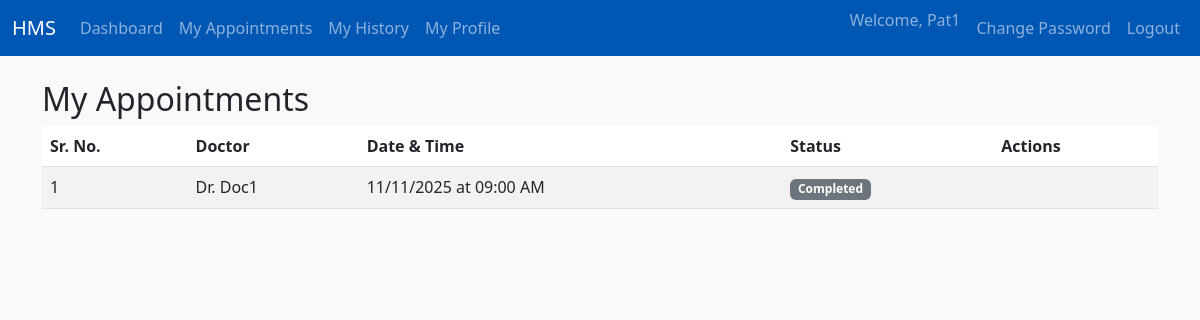
The page /patient/my_appointments (signed in) on the database its author committed.
### models/models.py (models this page shows)
class User(db.Model, UserMixin):
    id = db.Column(db.Integer, primary_key=True)
    username = db.Column(db.String(150), unique=True, nullable=False)
    password = db.Column(db.String(150), nullable=False)
    role = db.Column(db.String(50), nullable=False)
    is_blacklisted = db.Column(db.Boolean, default=False, nullable=False)

class Appointment(db.Model):
    id = db.Column(db.Integer, primary_key=True)
    patient_id = db.Column(db.Integer, db.ForeignKey('patient.id'), nullable=False)
    doctor_id = db.Column(db.Integer, db.ForeignKey('doctor.id'), nullable=False)
    date = db.Column(db.Date, nullable=False)
    time = db.Column(db.Time, nullable=False)
    status = db.Column(db.String(50), nullable=False, default='Booked')
    patient = db.relationship('Patient', backref='appointments')
    doctor = db.relationship('Doctor', backref='appointments')

class Doctor(db.Model):
    id = db.Column(db.Integer, primary_key=True)
    user_id = db.Column(db.Integer, db.ForeignKey('user.id'), nullable=False)
    name = db.Column(db.String(100), nullable=False)
    specialization_id = db.Column(db.Integer, db.ForeignKey('department.id'), nullable=False)
    availability = db.Column(db.JSON, nullable=True)
    experience = db.Column(db.Integer, nullable=True)
    qualifications = db.Column(db.String(255), nullable=True)
    profile_picture = db.Column(db.String(255), nullable=True, default='default.jpg')
    user = db.relationship('User', backref=db.backref('doctor', uselist=False))
    specialization = db.relationship('Department', backref='doctors')

### controllers/patient_controller.py (the view)
@patient_bp.route('/my_appointments')
def my_appointments():
    patient = Patient.query.filter_by(user_id=current_user.id).first()
    appointments = Appointment.query.filter_by(patient_id=patient.id).order_by(Appointment.date.desc()).all()
    return render_template('my_appointments.html', appointments=appointments)

### controllers/patient_controller.py (called while the page is built)
@patient_bp.before_request
@login_required
def check_is_patient():
    if current_user.role != 'patient': return "Unauthorized", 403

### templates/my_appointments.html (shortened to what this page needs)
{% extends "base.html" %}
{% block content %}
    <h2>My Appointments</h2>
    <table class="table table-striped">
        <thead>
            <tr>
                <th>Sr. No.</th>
                <th>Doctor</th>
                <th>Date & Time</th>
                <th>Status</th>
                <th>Actions</th>
            </tr>
        </thead>
        <tbody>
            {% for app in appointments %}
            <tr>
                <td>{{ loop.index }}</td>
                <td>Dr. {{ app.doctor.name }}</td>
                <td>{{ app.date.strftime('%d/%m/%Y') }} at {{ app.time.strftime('%I:%M %p') }}</td>
                <td><span class="badge bg-{{ 'success' if app.status == 'Booked' else 'secondary' }}">{{ app.status }}</span></td>
                <td>
                </td>
            </tr>
            {% else %}
            <tr><td colspan="6" class="text-center">You have no appointments.</td></tr>
            {% endfor %}
        </tbody>
    </table>
{% endblock %}

### templates/base.html (shortened to what this page needs)
<!DOCTYPE html>
<html lang="en">
<head>
    <link href="https://cdn.jsdelivr.net/npm/bootstrap@5.3.0/dist/css/bootstrap.min.css" rel="stylesheet">
    <link rel="stylesheet" href="{{ url_for('static', filename='css/style.css') }}">
</head>
<body>
    <nav class="navbar navbar-expand-lg navbar-dark bg-primary">
        <div class="container-fluid">
            <a class="navbar-brand" href="{{ url_for('auth.home') }}">HMS</a>
            <div class="collapse navbar-collapse" id="navbarNav">
                <ul class="navbar-nav me-auto mb-2 mb-lg-0">
                    {% if current_user.is_authenticated %}
                        {% if current_user.role == 'admin' %}
                            <li class="nav-item"><a class="nav-link" href="{{ url_for('admin.dashboard') }}">Dashboard</a></li>
                            <li class="nav-item"><a class="nav-link" href="{{ url_for('admin.manage_departments') }}">Departments</a></li>
                            <li class="nav-item"><a class="nav-link" href="{{ url_for('admin.analytics') }}">Analytics</a></li>
                        {% elif current_user.role == 'doctor' %}
                            <li class="nav-item"><a class="nav-link" href="{{ url_for('doctor.dashboard') }}">Dashboard</a></li>
                            <li class="nav-item"><a class="nav-link" href="{{ url_for('doctor.availability') }}">My Availability</a></li>
                        {% elif current_user.role == 'patient' %}
                            <li class="nav-item"><a class="nav-link" href="{{ url_for('patient.dashboard') }}">Dashboard</a></li>
                            <li class="nav-item"><a class="nav-link" href="{{ url_for('patient.my_appointments') }}">My Appointments</a></li>
                            <li class="nav-item"><a class="nav-link" href="{{ url_for('patient.history') }}">My History</a></li>
                            <li class="nav-item"><a class="nav-link" href="{{ url_for('patient.profile') }}">My Profile</a></li>
                        {% endif %}
                    {% endif %}
                </ul>
                <ul class="navbar-nav ms-auto">
                    {% if current_user.is_authenticated %}
                        <li class="nav-item"><span class="navbar-text me-2">Welcome, {{ current_user.username }}</span></li>
                        <li class="nav-item"><a class="nav-link" href="{{ url_for('auth.change_password') }}">Change Password</a></li>
                        <li class="nav-item"><a class="nav-link" href="{{ url_for('auth.logout') }}">Logout</a></li>
                    {% else %}
                        <li class="nav-item"><a class="nav-link" href="{{ url_for('auth.login') }}">Login</a></li>
                        <li class="nav-item"><a class="nav-link" href="{{ url_for('auth.signup') }}">Register</a></li>
                    {% endif %}
                </ul>
            </div>
        </div>
    </nav>
    <div class="container mt-4">
        {% block content %}{% endblock %}
    </div>
</body>
</html>

### static/css/style.css (style rules this page uses)
body { background-color: #f8f9fa; }
.navbar-dark.bg-primary { background-color: #0056b3 !important; }

### rows shown on the page
User: username "Pat1"
Appointment: doctor.name "Doc1", date "11/11/2025", time "09:00 AM", status "Completed"
